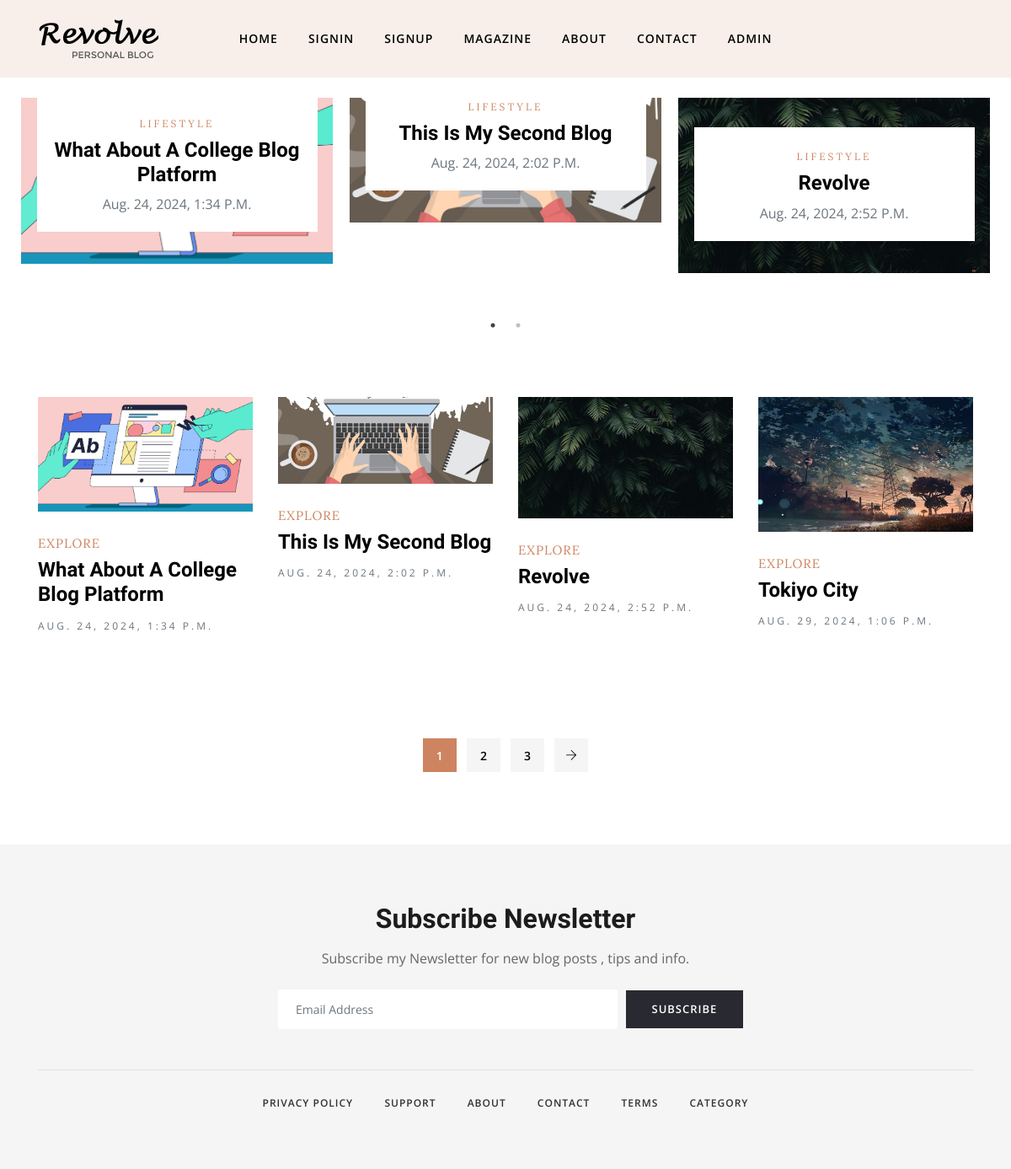
/, run on an earlier commit of the app's database.
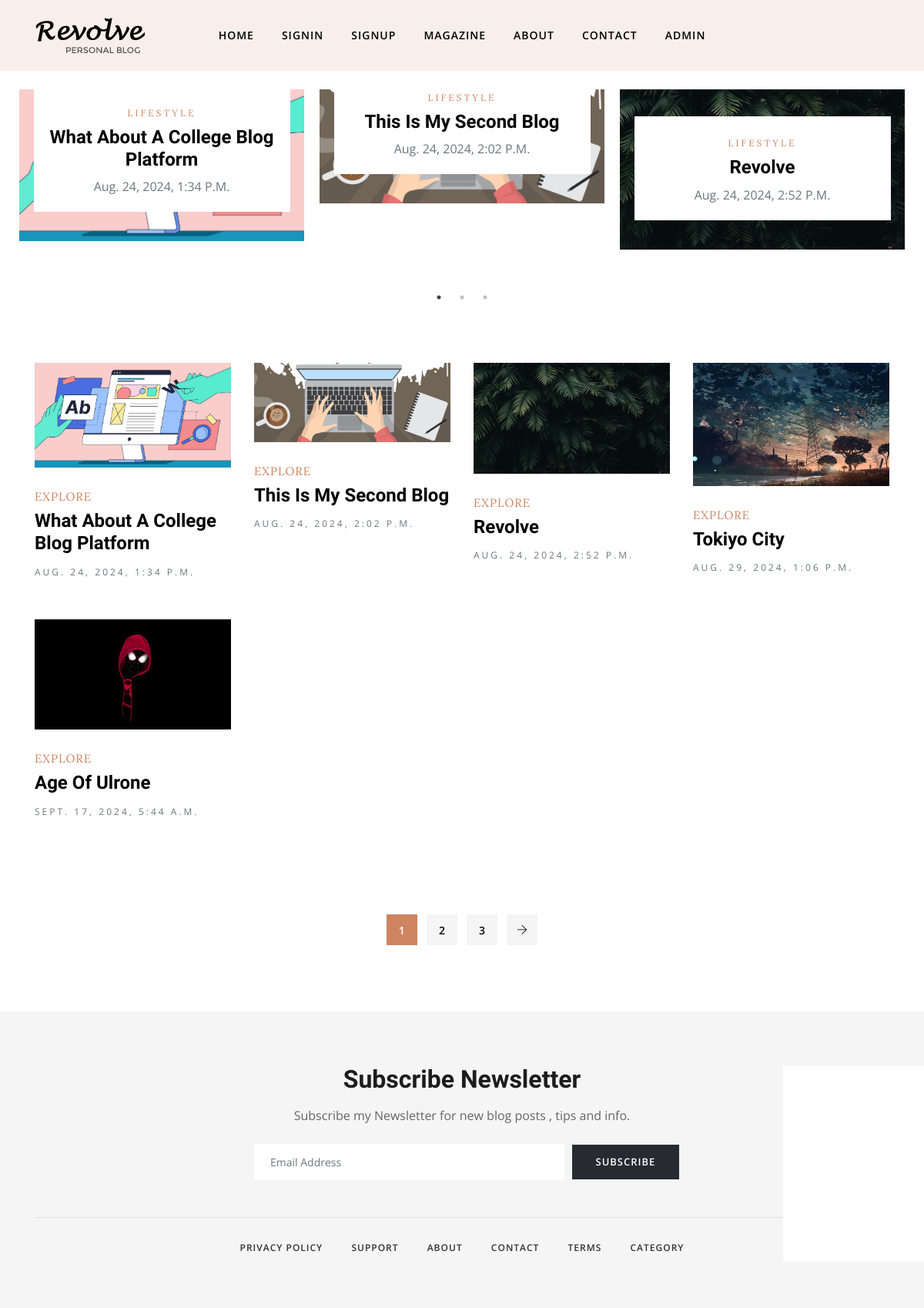
And on a later commit of the database.
### posts/models.py (models this page shows, shortened)
class post(models.Model):
    STATUS_CHOICES = [
        ('Pending', 'Pending'),
        ('Approved', 'Approved'),
        ('Rejected', 'Rejected'),
    ]
    id = models.AutoField(primary_key=True)
    user = models.ForeignKey('register.Profile', on_delete=models.CASCADE)
    title = models.CharField(max_length=50)
    content = models.TextField()
    blog_picture = models.ImageField(upload_to='blog_pictures/')
    created_at = models.DateTimeField(auto_now_add=True)
    like = models.PositiveIntegerField(default=0)
    status = models.CharField(max_length=10, choices=STATUS_CHOICES, default='Pending')
    admin_comment = models.TextField(blank=True, null=True)

### register/views.py (the view)
# urls.py: path('',views.index,name='index'),
def index(request):
    pst = post.objects.filter(status='Approved')
    return render(request,'index.html',{'key':pst})

### templates/index.html (shortened to what this page needs)
{% load static %}
<!DOCTYPE html>
<html lang="en">
<head>
	<link rel="stylesheet" href={% static "plugins/bootstrap/css/bootstrap.min.css" %}>
	<link rel="stylesheet" href={% static "plugins/themify/css/themify-icons.css" %}>
	<link rel="stylesheet" href={% static "plugins/slick-carousel/slick-theme.css" %}>
	<link rel="stylesheet" href={% static "plugins/slick-carousel/slick.css"  %}>
	<link rel="stylesheet" href={% static "plugins/owl-carousel/owl.carousel.min.css" %}>
	<link rel="stylesheet" href={% static "plugins/owl-carousel/owl.theme.default.min.css" %}>
	<link rel="stylesheet" href={% static "plugins/magnific-popup/magnific-popup.css" %}>
	<link rel="stylesheet" href={% static "css/style.css" %}>
</head>
<body>
	<header class="header-top bg-grey justify-content-center">
		<div class="container">
			<div class="row align-items-center">
				<div class="col-lg-2 col-md-4 text-center d-none d-lg-block">
					<a class="navbar-brand " href="index.html">
						<img src={% static "images/logo.png" %} alt="" class="img-fluid">
					</a>
				</div>
				<div class="col-lg-8 col-md-12">
					<nav class="navbar navbar-expand-lg navigation-2 navigation">
						<div class="collapse navbar-collapse" id="navbar-collapse">
							<ul id="menu" class="menu navbar-nav mx-auto">
								<li class="nav-item dropdown">
									<a class="nav-link dropdown-toggle" href={% url 'index' %} id="navbarDropdown" role="button" data-toggle="dropdown"
										aria-haspopup="true" aria-expanded="false">
										Home
									</a>
								</li>
								<li class="nav-item"><a href={% url 'signin' %} class="nav-link">Signin</a></li>
								<li class="nav-item"><a href={% url 'register' %} class="nav-link">Signup</a></li>
								<li class="nav-item"><a href={% url 'magazine' %} class="nav-link">Magazine</a></li>
								<li class="nav-item"><a href={% url 'about' %} class="nav-link">About</a></li>
								<li class="nav-item"><a href={% url 'contact' %} class="nav-link">Contact</a></li>
								<li class="nav-item"><a href={% url 'super' %} class="nav-link">Admin</a></li>
							</ul>
						</div>
					</nav>
				</div>
			</div>
		</div>
	</header>
	<section class="slider mt-4">
		<div class="container-fluid">
			<div class="row no-gutters">
				<div class="col-lg-12 col-sm-12 col-md-12 slider-wrap">
					{% for post in key|slice:":5" %}
					<div class="slider-item">
						<div class="slider-item-content">
							<div class="post-thumb mb-4">
								<a href={% url 'single' post.id %}>
							</div>
							<div class="slider-post-content">
								<span class="cat-name text-color font-sm font-extra text-uppercase letter-spacing">Lifestyle</span>
								<h3 class="post-title mt-1"><a href={% url 'single' post.id %}>{{ post.title }}</a></h3>
								<span class=" text-muted  text-capitalize">{{ post.created_at }}</span>
							</div>
						</div>
					</div>
					{% endfor %}
				</div>
			</div>
		</div>
	</section>
	<section class="section-padding">
		<div class="container">
			<div class="row">
				<div class="col-lg-12 col-md-12 col-sm-12 col-xs-12">
					<div class="row">
						{% for j in key  %}
						<div class="col-lg-3 col-md-6">
							<article class="post-grid mb-5">
								<a class="post-thumb mb-4 d-block" href={% url 'single' j.id %}>
									<img src={{ j.blog_picture.url }} alt="" class="img-fluid w-100">
								<span class="cat-name text-color font-extra text-sm text-uppercase letter-spacing-1">Explore</span>
								<h3 class="post-title mt-1"><a href={% url 'single' j.id %}>{{ j.title }}</a></h3>
								<span class="text-muted letter-spacing text-uppercase font-sm">{{ j.created_at }}</span>
							</article>
						</div>
						{% endfor %}
					</div>
				</div>
				<div class="m-auto">
					<div class="pagination mt-5 pt-4">
						<ul class="list-inline ">
							<li class="list-inline-item"><a href="#" class="active">1</a></li>
							<li class="list-inline-item"><a href="#">2</a></li>
							<li class="list-inline-item"><a href="#">3</a></li>
							<li class="list-inline-item"><a href="#" class="prev-posts"><i class="ti-arrow-right"></i></a></li>
						</ul>
					</div>
				</div>
			</div>
		</div>
	</section>
	<section class="footer-2 section-padding gray-bg pb-5">
		<div class="container">
			<div class="row justify-content-center">
				<div class="col-lg-6">
					<div class="subscribe-footer text-center">
						<div class="form-group mb-0">
							<h2 class="mb-3">Subscribe Newsletter</h2>
							<p class="mb-4">Subscribe my Newsletter for new blog posts , tips and info.
							<p>
							<div class="form-group form-row align-items-center mb-0">
								<div class="col-sm-9">
									<input type="email" class="form-control" placeholder="Email Address">
								</div>
								<div class="col-sm-3">
									<a href="#" class="btn btn-dark ">Subscribe</a>
								</div>
							</div>
						</div>
					</div>
				</div>
			</div>
			<div class="footer-btm mt-5 pt-4 border-top">
				<div class="row">
					<div class="col-lg-12">
						<ul class="list-inline footer-socials-2 text-center">
							<li class="list-inline-item"><a href="#">Privacy policy</a></li>
							<li class="list-inline-item"><a href="#">Support</a></li>
							<li class="list-inline-item"><a href="#">About</a></li>
							<li class="list-inline-item"><a href="#">Contact</a></li>
							<li class="list-inline-item"><a href="#">Terms</a></li>
							<li class="list-inline-item"><a href="#">Category</a></li>
						</ul>
					</div>
				</div>
				<div class="row justify-content-center">
					<div class="col-lg-6">
					</div>
				</div>
			</div>
		</div>
	</section>
</body>
</html>

### static/css/style.css (style rules this page uses)
body, p { font-family: "Open Sans", sans-serif; line-height: 26px; font-size: 16px; text-rendering: optimizeLegibility; color: #666; font-weight: 400; }
html { overflow-x: hidden; width: 100%; height: 100%; }
h1, .h1, h2, .h2, h3, .h3, h4, .h4, h5, .h5, h6, .h6 { color: #1c1c1c; font-weight: 600; font-family: "Unna", serif; }
h2, .h2 { font-size: 32px; line-height: 36px; font-weight: 700; }
h3, .h3 { font-size: 24px; font-weight: 700; }
.font-extra { font-family: "Lora", serif; }
body { background: #fff; color: #575769; }
html, body { height: 100%; }
a { transition: all 0.3s ease-in-out; color: #000; }
a:link, a:visited { text-decoration: none; }
.section-padding { padding: 70px 0; position: relative; }
.form-control { box-shadow: none; border: 1px solid transparent; padding: 12px 20px; background: #f0f1f4; font-size: 14px; border-radius: 2px; }
.btn { border-radius: 0px; padding: 10px 30px; font-weight: 600; text-transform: uppercase; color: #fff; transition: 350ms; letter-spacing: 1px; font-size: 13px; border: 1px solid transparent; }
.btn-dark { background: #292931; }
.slick-slide { outline: 0; }
.letter-spacing { letter-spacing: 3px; }
.font-sm { font-size: 12px !important; }
.text-color { color: #ce8460; }
.bg-grey { background: #f8efea; }
.gray-bg { background: #f5f5f5; }
.navigation .menu { padding: 0px; }
.navigation .menu li { text-align: left; padding: 0px 10px; }
.navigation .menu li a { color: #000; display: inline-block; line-height: 26px; letter-spacing: 1px; }
.navigation .menu .dropdown-toggle::after { display: none; }
.navigation .menu .dropdown { position: relative; }
.dropdown-toggle::after { display: none; }
.navbar-nav .nav-link { transition: all 500ms ease; -moz-transition: all 500ms ease; -webkit-transition: all 500ms ease; -ms-transition: all 500ms ease; -o-transition: all 500ms ease; font-family: "Open Sans", sans-serif; text-transform: uppercase; font-size: 14px; font-weight: 600; padding: 25px 0px; }
.header-top { position: relative !important; }
.navigation-2.navigation .nav-link { padding: 25px 8px; }
.slider-item { margin: 0px 10px; }
.slider-item-content { position: relative; }
.slider-post-content { position: absolute; bottom: 38px; padding: 20px; background: #fff; width: 90%; text-align: center; margin: 0 auto; left: 0px; right: 0px; }
.pagination ul li a { width: 40px; height: 40px; background: #f5f5f5; display: inline-block; text-align: center; font-weight: 600; padding-top: 8px; font-size: 14px; }
.pagination ul li a.active { background: #ce8460; color: #fff; border-color: #ce8460; }
.post-title { text-transform: capitalize; }
.letter-spacing-1 { letter-spacing: 1px; }
.post-grid span { font-size: 15px; }
.footer-socials li, .footer-socials-2 li { margin: 0px 25px; }
.footer-socials li a, .footer-socials-2 li a { text-transform: uppercase; font-size: 12px; letter-spacing: 1px; font-weight: 600; }
.footer-socials-2 li a { color: #000; opacity: 0.8; }
.subscribe-footer .form-control { background: #fff; }
.subscribe-footer .btn { padding-top: 12px; padding-bottom: 12px; }

What changed in the data, as far as the page shows it:
added post: blog_picture (picture), title "Age Of Ulrone", created_at "SEPT. 17, 2024, 5:44 A.M."
